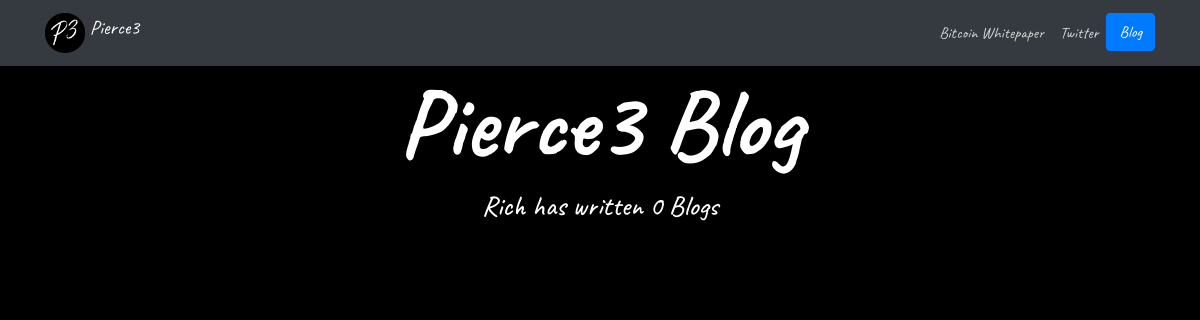
The page /blog/ on the database as committed earlier.
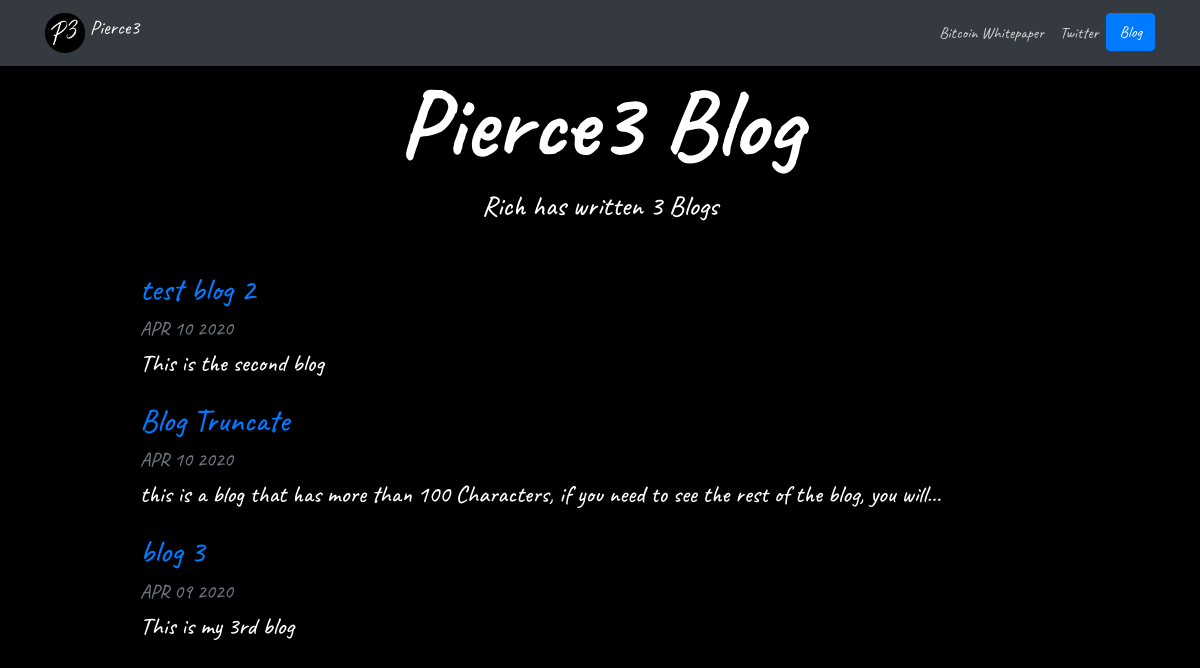
The same page on the database as committed later.
### blog/models.py (models this page shows, shortened)
class blog_Project(models.Model):
    title = models.CharField(max_length=200)
    description = models.TextField()
    date = models.DateField()

### blog/views.py (the view)
def all_blogs(request):
    blog_Projects = blog_Project.objects.order_by('-date')
    return render(request, 'blog/all_blogs.html', {'blog_Projects':blog_Projects})

### blog/templates/blog/all_blogs.html
{% extends "portfolio/base.html" %}
{% load static %}
{% block content %}
<h1 id="blogtitle" class="font-weight-bold text-center">Pierce3 Blog</h1>
<h3 class="text-center mb-5">Rich has written {{ blog_Projects.count }} Blog{{ blog_Projects.count|pluralize }}</h3>
{% for blog_Project in blog_Projects %}
<div class="row justify-content-center my-3">
  <div class="col-md-10">
    <a href="{% url 'blog:detail' blog_Project.id %}">
      <h2>{{ blog_Project.title }}</h2>
    </a>
    <h5 class="text-muted">{{ blog_Project.date|date:'M d Y'|upper }}</h5>
    <h4>{{ blog_Project.description|striptags|truncatechars:100 }}</h4>
  </div>
</div>
{% endfor %}
{% endblock %}

Rows that differ between the two databases and show on the page:
added blog_Project: title "test blog 2", date "APR 10 2020", description "This is the second blog"
added blog_Project: title "Blog Truncate", date "APR 10 2020", description "this is a blog that has more than 100 Characters, if you need to see the rest of the blog, you will…"
added blog_Project: title "blog 3", date "APR 09 2020", description "This is my 3rd blog"
Other text that changed with them:
{{ blog_Projects.count }}: "0" → "3"
